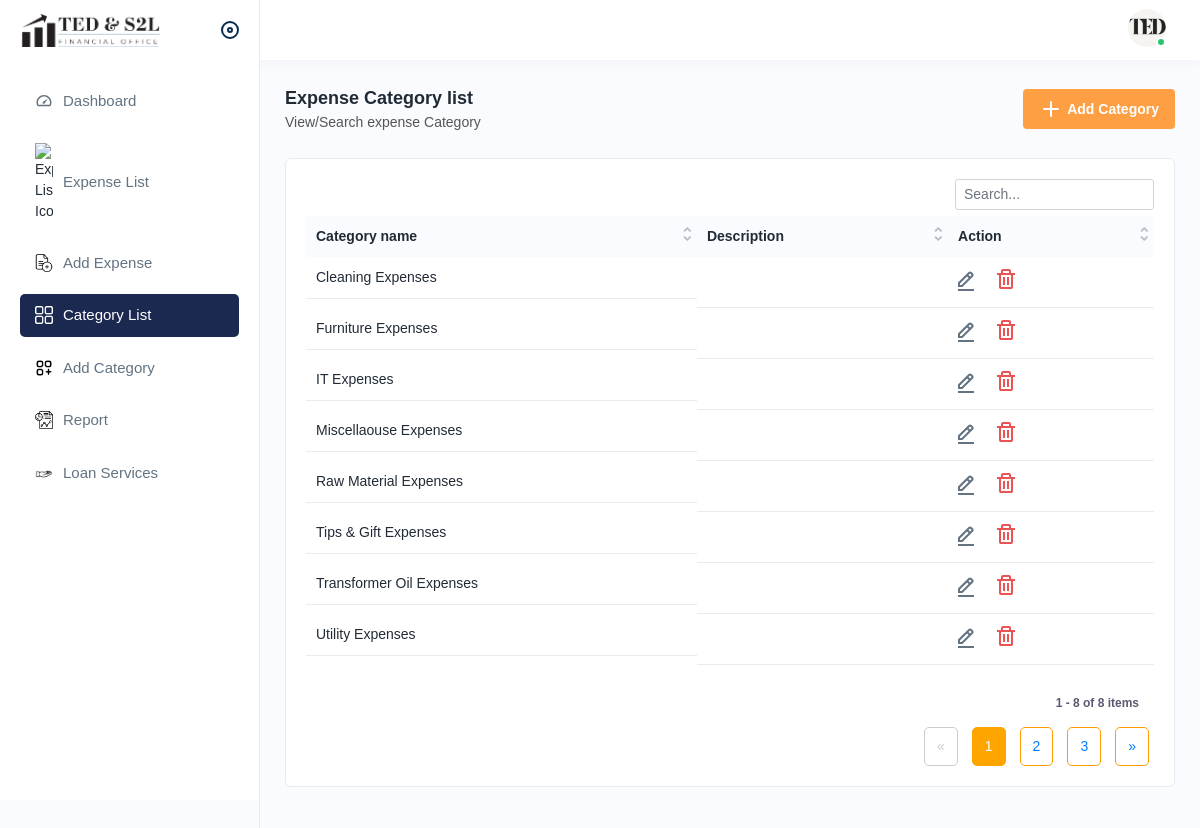
/categories/ (signed in), run on the app's committed database.
### expense/models.py (models this page shows, shortened)
class ExpenseCategory(models.Model):
    created_by = models.ForeignKey(User, on_delete=models.CASCADE, related_name='expense_categories')
    name = models.CharField(max_length=255, unique=True)
    description = models.TextField(blank=True, null=True)
    created_at = models.DateTimeField(auto_now_add=True)

### expense/views.py (the view)
# urls.py: path('categories/', ExpenseCategoryListView.as_view(), name='category-list'),
class ExpenseCategoryListView(LoginRequiredMixin, ListView):
    model = ExpenseCategory
    template_name = 'categorylist.html'
    context_object_name = 'categories'
    paginate_by = 8
    def get_queryset(self):
        return ExpenseCategory.objects.filter(created_by=self.request.user).order_by('-created_at')
    def get_context_data(self, **kwargs):
        context = super().get_context_data(**kwargs)
        context['show_button'] = True
        return context

### expense/context_processors.py (called while the page is built)
def base_template(request):
    template = 'base.html'
    if request.user.is_authenticated:
        if request.user.user_type == 'admin':
            template = 'base.html'
        elif request.user.user_type in ['ted', 's2l']:
            template = 'department_base.html'
    return {'base_template': template}

### templates/categorylist.html (shortened to what this page needs)
{% extends base_template %}
{% load static %}
{% block content %}
<div class="page-header">
  <div class="page-title">
    <h4>Expense Category list</h4>
    <h6>View/Search expense Category</h6>
  </div>
  {% if show_button %}
  <div class="page-btn">
    <a href="{% url 'category-add' %}" class="btn btn-added">
      <img src="{% static 'assets/img/icons/plus.svg' %}" class="me-1" alt="img">Add Category
    </a>
  </div>
  {% endif %}
</div>
<div class="card">
  <div class="card-body">
    <div class="table-responsive">
      <table class="table datanew">
        <thead>
          <tr>
            <th>Category name</th>
            <th>Description</th>
            {% if show_button %}
            <th>Action</th>
            {% endif %}
          </tr>
        </thead>
        <tbody>
          {% for category in categories %}
          <tr id="row-{{ category.id }}">
            <td class="productimgname">
              <a href="javascript:void(0);">{{ category.name }}</a>
            </td>
            <td>{{ category.description|default:"" }}</td>
            {% if show_button %}
            <td>
              <a class="me-3" href="{% url 'category-edit' category.id %}">
                <img src="{% static 'assets/img/icons/edit.svg' %}" alt="img">
              </a>
              <a class="me-3 delete-category" data-id="{{ category.id }}" href="javascript:void(0);">
                <img src="{% static 'assets/img/icons/delete.svg' %}" alt="img">
              </a>
            </td>
            {% endif %}
          </tr>
          {% endfor %}
        </tbody>
      </table>
    </div>
    {% if is_paginated %}
    <nav aria-label="Page navigation" class="custom-pagination">
      <ul class="pagination">
        {% if page_obj.has_previous %}
        <li class="page-item">
          <a class="page-link" href="?page={{ page_obj.previous_page_number }}" aria-label="Previous">
            <span>&laquo;</span>
          </a>
        </li>
        {% else %}
        <li class="page-item disabled">
          <span class="page-link">&laquo;</span>
        </li>
        {% endif %}
        {% for num in paginator.page_range %}
        {% if num == page_obj.number %}
        <li class="page-item active">
          <span class="page-link">{{ num }}</span>
        </li>
        {% elif num > page_obj.number|add:'-3' and num < page_obj.number|add:'3' %}
        <li class="page-item">
          <a class="page-link" href="?page={{ num }}">{{ num }}</a>
        </li>
        {% endif %}
        {% endfor %}
        {% if page_obj.has_next %}
        <li class="page-item">
          <a class="page-link" href="?page={{ page_obj.next_page_number }}" aria-label="Next">
            <span>&raquo;</span>
          </a>
        </li>
        {% else %}
        <li class="page-item disabled">
          <span class="page-link">&raquo;</span>
        </li>
        {% endif %}
      </ul>
    </nav>
    {% endif %}
  </div>
</div>
  {% endblock %}

### data on the page
ExpenseCategory: name "Utility Expenses"
ExpenseCategory: name "Transformer Oil Expenses"
ExpenseCategory: name "Miscellaouse Expenses"
ExpenseCategory: name "Furniture Expenses"
ExpenseCategory: name "IT Expenses"
ExpenseCategory: name "Raw Material Expenses"
ExpenseCategory: name "Tips & Gift Expenses"
ExpenseCategory: name "Cleaning Expenses"

### other printed values
{{ num }} "1"
{{ num }} "2" "3"
